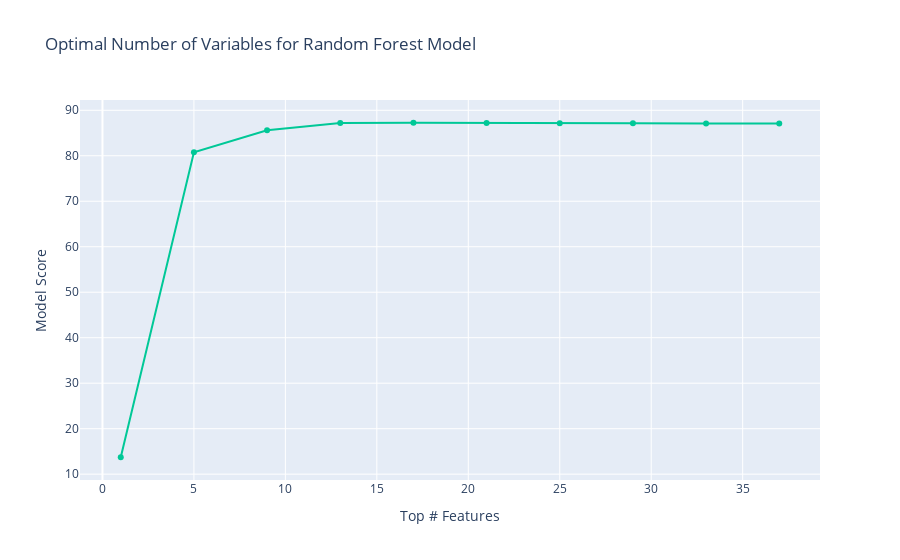

Notebook source saved alongside this figure:
### Code cell
import plotly.graph_objects as go
fig = go.Figure()
fig.add_trace(go.Scatter(x=np.arange(1, len(features.columns),4), y=scores,
                    mode='lines+markers',
                    name='lines+markers',
                    line = dict(color='#00C897', width=2)))

fig.update_layout(title='Optimal Number of Variables for Random Forest Model',
                   xaxis_title='Top # Features',
                   yaxis_title='Model Score')
fig.write_image("optimal_number_of_variables_for_the_model.png")
offline.plot(fig, filename='optimal_number_of_variables_for_the_model.html')
fig.show()

### Figure 1 — Plotly figure (JSON) as saved in the notebook; plotly's stock layout.template omitted (floating-point values rounded to 4 significant figures)
{"data": [{"line": {"color": "#00C897", "width": 2}, "mode": "lines+markers", "name": "lines+markers", "type": "scatter", "x": [1, 5, 9, 13, 17, 21, 25, 29, 33, 37], "y": [13.72, 80.78, 85.59, 87.18, 87.26, 87.18, 87.15, 87.14, 87.12, 87.12]}], "layout": {"title": {"text": "Optimal Number of Variables for Random Forest Model"}, "xaxis": {"title": {"text": "Top # Features"}}, "yaxis": {"title": {"text": "Model Score"}}}}
